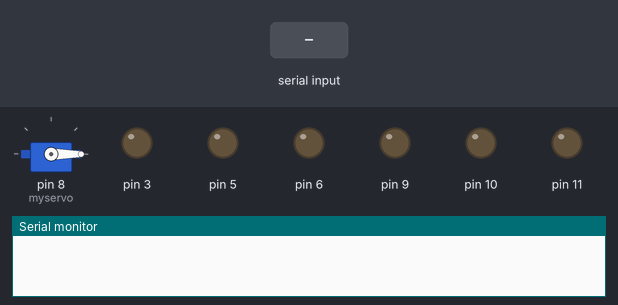
This sketch was run on a simulated Arduino Uno, built with avr-gcc and run on an emulated ATmega328P. Parts: servo, output pins drawn as LEDs (lit = HIGH), the last lines printed to the serial monitor. The inputs (shaded band) are chosen by the test bench.

Above: at 1.2 s.
1.3 s: "R" received over Serial
At 2.1 s:
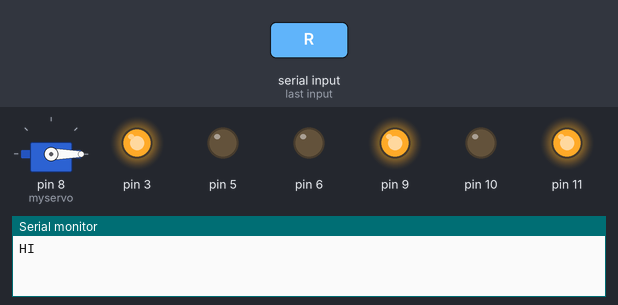
2.8 s: "L" received over Serial
At 3.2 s:
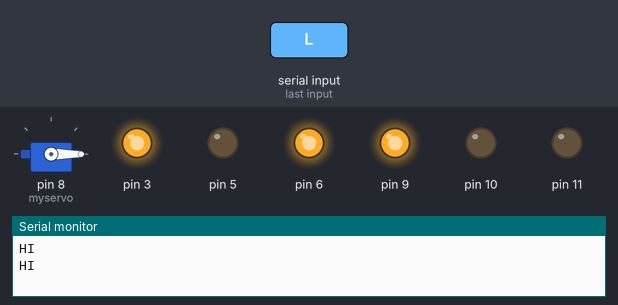
4.3 s: "F" received over Serial
At 5.5 s:
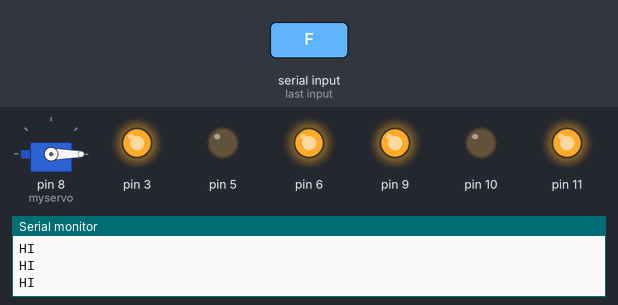
5.8 s: "S" received over Serial
At 7.4 s:
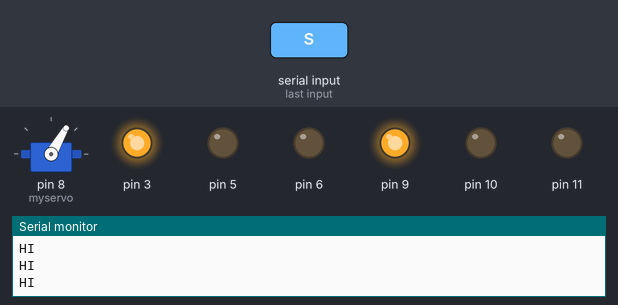
Timing chart, 0 to 13.3 s (numbered marks = the images above; inputs shaded):
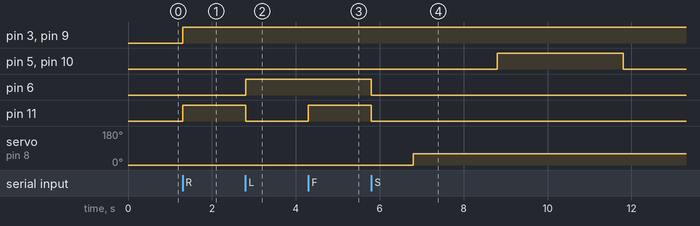

Measured:
- after the input at 1.3 s, pin 3, pin 9, pin 11: LOW → HIGH at once
- after the input at 2.8 s, pin 6: LOW → HIGH at once; pin 11: HIGH → LOW at once
- after the input at 4.3 s, pin 11: LOW → HIGH at once
- after the input at 5.8 s, pin 5, pin 10: LOW → HIGH after 3.0 s, → LOW 3.0 s later; pin 6, pin 11: HIGH → LOW at once; servo on pin 8 (myservo): 0° → 60° after 1.0 s

The sketch:

ball_tracking.ino
```cpp
//Made by Master Hrishikesh ,the Handsome Devil of PES
 // incoming serial byte
 char inbyte;
#include <Servo.h>
int count=1;
Servo myservo;
void setup()
{
 // start serial port at 9600 bps;
 Serial.begin(9600);
  myservo.attach(8);
  myservo.write(0);
  pinMode(5, OUTPUT);
  pinMode(6, OUTPUT);
  pinMode(9, OUTPUT);
  pinMode(10, OUTPUT);
  pinMode(11, OUTPUT);
  pinMode(3, OUTPUT);

}
void loop()
{
 //if we get a valid byte,read analog ins:

  // get incoming byte:
  //delay(2000);
     inbyte = Serial.read();
     //Serial.println(inbyte);
     //Serial.println("HI");


if (inbyte == 'R') {
 // delay(100);

 Serial.println("HI");
 analogWrite(9,255);
 digitalWrite(10,LOW);
 digitalWrite(6,LOW);
 analogWrite(3,255);
 digitalWrite(11,HIGH);
 digitalWrite(5,LOW);
// delay(50);
 }


else if (inbyte == 'L')
{
 // delay(100);

 Serial.println("HI");
 analogWrite(9,255);
 digitalWrite(6,HIGH);
 digitalWrite(10,LOW);
 analogWrite(3,255);
 digitalWrite(5,LOW);
 digitalWrite(11,LOW);
// delay(100);
 }


else if (inbyte == 'F')
{
  //delay(100);
  Serial.println("HI");
 analogWrite(9,255);
 digitalWrite(6,HIGH);
 digitalWrite(10,LOW);
 analogWrite(3,255);
 digitalWrite(11,HIGH);
 digitalWrite(5,LOW);
 //delay(100);
 }


else if (inbyte == 'S')
 {

analogWrite(9,255);
analogWrite(3,255);
digitalWrite(6,LOW);
digitalWrite(5,LOW);
digitalWrite(11,LOW);
digitalWrite(10,LOW);


  delay(1000);
  myservo.write(60);
  delay(2000);

analogWrite(9,255);
analogWrite(3,255);
digitalWrite(5,HIGH);
digitalWrite(6,LOW);
digitalWrite(10,HIGH);
digitalWrite(11,LOW);
delay(3000);
digitalWrite(5,LOW);
digitalWrite(6,LOW);
digitalWrite(11,LOW);
digitalWrite(10,LOW);
delay(500);
count=0;
myservo.write(60);
delay(3000);

 }
}
```
